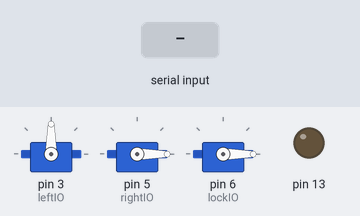
The program below on a simulated Arduino Uno, built with avr-gcc and run on an emulated ATmega328P. On the bench: 3 × servo, output pins drawn as LEDs (lit = HIGH). Inputs (shaded band) come from the test bench.

Above: at 1.2 s.
1.3 s: "e" received over Serial
At 2.3 s:
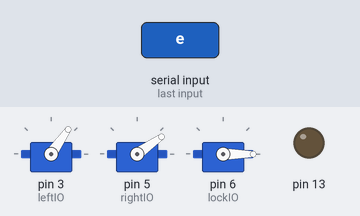
2.8 s: "u" received over Serial
At 3.3 s:
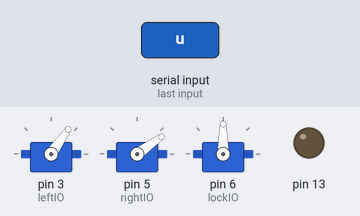
4.3 s: "r" received over Serial
At 5.5 s:
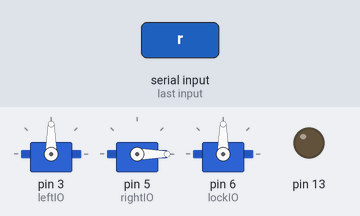
5.8 s: "l" received over Serial
At 6.8 s:
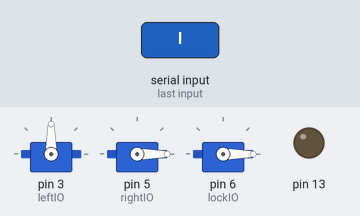
Timing chart, 0 to 8.3 s (numbered marks = the images above; inputs shaded):
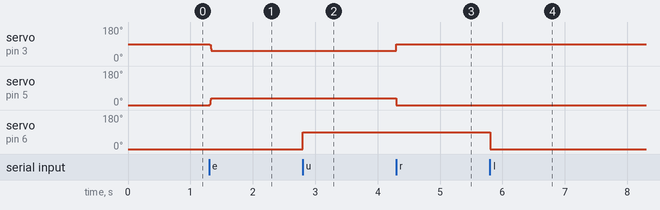

The program:

main.cpp
```cpp
#include <Arduino.h>
#include <Servo.h>

int LDServoExd = 50;
int LDServoRt = 90;
int leftIO = 3;

int RDServoExd = 90 - LDServoExd;
int RDServoRt = LDServoExd - 90;
int rightIO = 5;

int LockExd = 90;
int LockRt = 0;
int lockIO = 6;

int inc = 5;
int acdly = 5;

bool extendlogic = false;
bool retractlogic = false;

Servo leftLift;
Servo rightLift;
Servo lock;

void setup() {
  Serial.begin(9600);
  leftLift.attach(leftIO);
  rightLift.attach(rightIO);
  lock.attach(lockIO);
  leftLift.write(LDServoRt);
  rightLift.write(RDServoRt);
  lock.write(LockRt);
  pinMode(13,OUTPUT);
  digitalWrite(13, LOW);
}

void loop() {

    if (Serial.available() > 0) {
        char c = Serial.read();
        switch (c){
            case 'e':
                extendlogic = true;
                break;
            case 'r':
                retractlogic = true;
                leftLift.write(LDServoRt);
                rightLift.write(RDServoRt);
                break;
             case 'u':
                lock.write(LockExd);
                break;
             case 'l':
                lock.write(LockRt);
                break;
        }
        if(extendlogic){
            for(int i = LDServoRt; i > LDServoExd;  i -= inc){
                if (i < LDServoExd){
                    leftLift.write(LDServoExd);
                    rightLift.write(RDServoExd);
                }else{
                    leftLift.write(i);
                    rightLift.write(90 - i);
                }
                delay(acdly);
            }
            extendlogic = false;
        }else if (retractlogic){

        }
    }
}
```

Measured:
- after the input at 1.3 s, servo on pin 3 (leftIO): 90° → 55° at once; servo on pin 5 (rightIO): 0° → 35° at once
- after the input at 2.8 s, servo on pin 6 (lockIO): 0° → 90° at once
- after the input at 4.3 s, servo on pin 3 (leftIO): 55° → 90° at once; servo on pin 5 (rightIO): 35° → 0° at once
- after the input at 5.8 s, servo on pin 6 (lockIO): 90° → 0° at once
